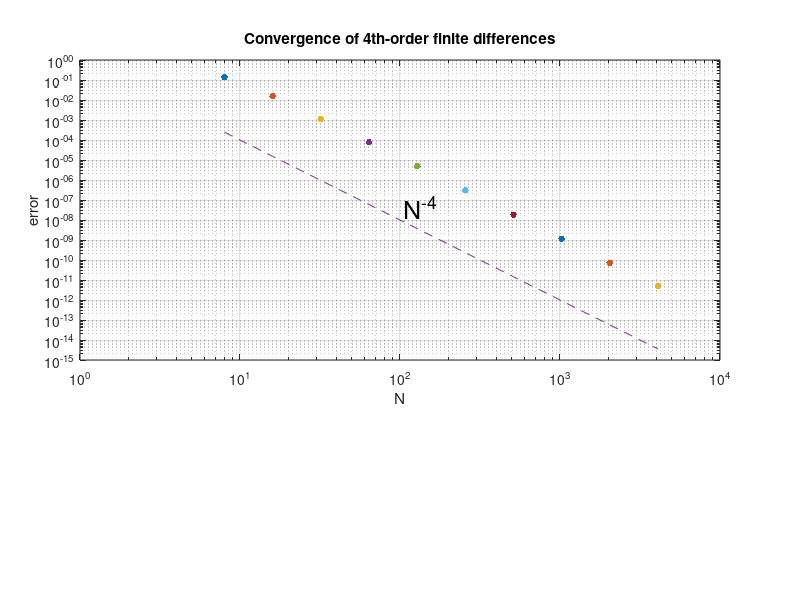

MATLAB code for this plot:
% p1.m - convergence of fourth-order finite differences
% For various N, set up grid in [-pi,pi] and function u(x):
Nvec = 2.^(3:12);
clf, subplot('position',[.1 .4 .8 .5])
for N = Nvec
h = 2*pi/N; x = -pi + (1:N)'*h;
u = exp(sin(x)); uprime = cos(x).*u;
% Construct sparse 4th-order differentiation matrix:
e = ones(N,1);
D = sparse(1:N,[2:N 1],2*e/3,N,N)...
- sparse(1:N,[3:N 1 2],e/12,N,N);
D = (D-D')/h;
% Plot max(abs(D*u-uprime)):
error = norm(D*u-uprime,inf);
loglog(N,error,'.','markersize',15), hold on
end
grid on, xlabel N, ylabel error
title('Convergence of 4th-order finite differences')
semilogy(Nvec,Nvec.^(-4),'--')
text(105,5e-8,'N^{-4}','fontsize',18)